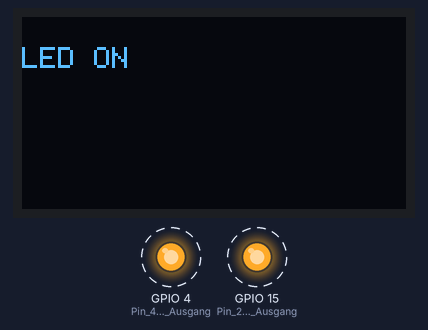
A sketch run on a simulated ESP32. Shown: 128×64 one-colour display, output pins drawn as LEDs (lit = HIGH). Dashed ring = blinking. Random numbers use the default seed unless the sketch sets one; what the sketch prints to the serial monitor is not drawn.

Above: at 2.1 s.
At 2.7 s:
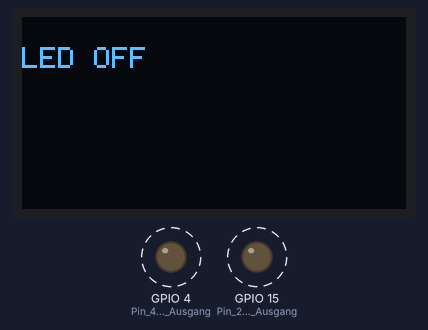
Timing chart, 0 to 40.0 s (numbered marks = the images above):
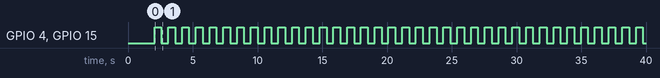

Measured:
- by itself, GPIO 4 (Pin_4_ist_ein_Ausgang), GPIO 15 (Pin_2_ist_ein_Ausgang): alternates HIGH for 0.53 s and LOW for 0.54 s
- what the display in image 0 shows lasts 0.5 s, from 2.1 s to 2.6 s

The sketch:

Sender.ino
```cpp
// (licence header left out)
#include <esp_now.h>
#include <WiFi.h>
#include <Adafruit_GFX.h>
#include <Adafruit_SSD1306.h>

#define SCREEN_WIDTH 128 // OLED display width, in pixels
#define SCREEN_HEIGHT 64 // OLED display height, in pixels

Adafruit_SSD1306 display(SCREEN_WIDTH, SCREEN_HEIGHT, &Wire, -1);

// REPLACE WITH YOUR RECEIVER MAC Address
uint8_t broadcastAddress[] = {0xE0, 0x5A, 0x1B, 0xA1, 0xB0, 0x64};


// Structure example to send data
// Must match the receiver structure
typedef struct struct_message {
  char a[32];
  int b;
  float c;
  bool d;
} struct_message;

// Create a struct_message called myData
struct_message myData;

esp_now_peer_info_t peerInfo;

// callback when data is sent
void OnDataSent(const uint8_t *mac_addr, esp_now_send_status_t status) {
  Serial.print("\r\nLast Packet Send Status:\t");
  Serial.println(status == ESP_NOW_SEND_SUCCESS ? "Delivery Success" : "Delivery Fail");
}

void setup() {
  // Init Serial Monitor
  Serial.begin(115200);

  if(!display.begin(SSD1306_SWITCHCAPVCC, 0x3C)) { // Address 0x3D for 128x64
    Serial.println(F("SSD1306 allocation failed"));
    for(;;);
  }
  delay(2000);
  display.clearDisplay();

  display.setTextSize(1);
  display.setTextColor(WHITE);
  display.setCursor(0, 10);
  display.println("LED OFF"); // Initial status

  display.display();

  pinMode(15, OUTPUT);  // Pin 2 ist ein Ausgang
  pinMode(4, OUTPUT);  // Pin 4 ist ein Ausgang

  // Set device as a Wi-Fi Station
  WiFi.mode(WIFI_STA);

  // Init ESP-NOW
  if (esp_now_init() != ESP_OK) {
    Serial.println("Error initializing ESP-NOW");
    return;
  }

  // Once ESPNow is successfully Init, we will register for Send CB to
  // get the status of Trasnmitted packet
  esp_now_register_send_cb(OnDataSent);

  // Register peer
  memcpy(peerInfo.peer_addr, broadcastAddress, 6);
  peerInfo.channel = 0;
  peerInfo.encrypt = false;

  // Add peer
  if (esp_now_add_peer(&peerInfo) != ESP_OK){
    Serial.println("Failed to add peer");
    return;
  }
}

void loop() {
  // Set values to send
  strcpy(myData.a, "THIS IS Hrishi");
  myData.b = random(1,20);
  myData.c = 1.2;
  myData.d = true;

if (myData.d == true)
{
  digitalWrite(15, HIGH);    // schaltet die LED an Pin 2 an (Rote LED)
  digitalWrite(4, HIGH);     // schaltet die LED an Pin 4 aus (Grüne LED)
    display.clearDisplay();
    display.setCursor(0, 10);
    display.println("LED ON");
    display.display();
  delay(500);

  // Send message via ESP-NOW
  esp_err_t result = esp_now_send(broadcastAddress, (uint8_t *) &myData, sizeof(myData));

  myData.d = false;
}

if (myData.d == false)
{
  digitalWrite(15, LOW);     // schaltet die LED an Pin 2 aus (Rote LED)
  digitalWrite(4, LOW);    // schaltet die LED an Pin 4 ein (Grüne LED)
    display.clearDisplay();
    display.setCursor(0, 10);
    display.println("LED OFF");
    display.display();
  delay(500);               // zwischen an und aus kurze Pause von 300 ms

  // Send message via ESP-NOW
  esp_err_t result = esp_now_send(broadcastAddress, (uint8_t *) &myData, sizeof(myData));

}


  // Send message via ESP-NOW
  esp_err_t result = esp_now_send(broadcastAddress, (uint8_t *) &myData, sizeof(myData));

  if (result == ESP_OK) {
    Serial.println("Sent with success");
  }
  else {
    Serial.println("Error sending the data");
  }
  delay(10);
}
```
